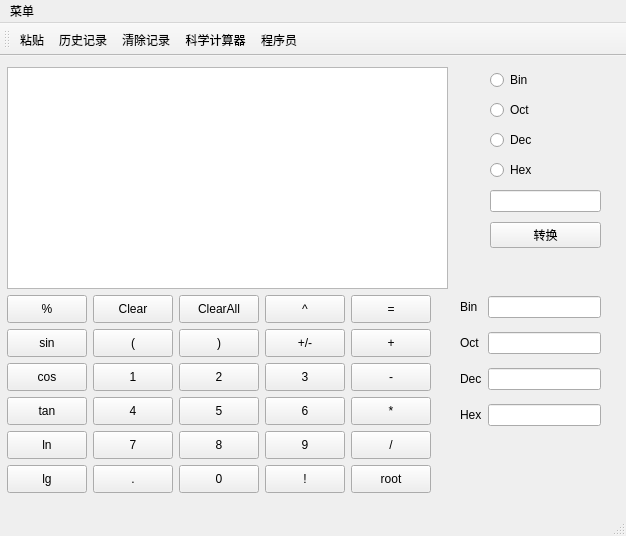
<?xml version="1.0" encoding="UTF-8"?>
<ui version="4.0">
 <class>MainWindow</class>
 <widget class="QMainWindow" name="MainWindow">
  <property name="geometry">
   <rect>
    <x>0</x>
    <y>0</y>
    <width>626</width>
    <height>536</height>
   </rect>
  </property>
  <property name="windowTitle">
   <string>MainWindow</string>
  </property>
  <widget class="QWidget" name="centralwidget">
   <widget class="QPushButton" name="digitBtn8">
    <property name="geometry">
     <rect>
      <x>179</x>
      <y>375</y>
      <width>80</width>
      <height>28</height>
     </rect>
    </property>
    <property name="text">
     <string>8</string>
    </property>
   </widget>
   <widget class="QPushButton" name="pointBtn">
    <property name="geometry">
     <rect>
      <x>93</x>
      <y>409</y>
      <width>80</width>
      <height>28</height>
     </rect>
    </property>
    <property name="text">
     <string>.</string>
    </property>
   </widget>
   <widget class="QPushButton" name="tanBtn">
    <property name="geometry">
     <rect>
      <x>7</x>
      <y>341</y>
      <width>80</width>
      <height>28</height>
     </rect>
    </property>
    <property name="text">
     <string>tan</string>
    </property>
   </widget>
   <widget class="QPushButton" name="subtractionBtn">
    <property name="geometry">
     <rect>
      <x>351</x>
      <y>307</y>
      <width>80</width>
      <height>28</height>
     </rect>
    </property>
    <property name="text">
     <string>-</string>
    </property>
   </widget>
   <widget class="QPushButton" name="digitBtn5">
    <property name="geometry">
     <rect>
      <x>179</x>
      <y>341</y>
      <width>80</width>
      <height>28</height>
     </rect>
    </property>
    <property name="text">
     <string>5</string>
    </property>
   </widget>
   <widget class="QPushButton" name="lnBtn">
    <property name="geometry">
     <rect>
      <x>7</x>
      <y>375</y>
      <width>80</width>
      <height>28</height>
     </rect>
    </property>
    <property name="text">
     <string>ln</string>
    </property>
   </widget>
   <widget class="QTextEdit" name="textEdit">
    <property name="geometry">
     <rect>
      <x>7</x>
      <y>11</y>
      <width>441</width>
      <height>222</height>
     </rect>
    </property>
    <property name="minimumSize">
     <size>
      <width>200</width>
      <height>0</height>
     </size>
    </property>
    <property name="font">
     <font>
      <pointsize>11</pointsize>
     </font>
    </property>
   </widget>
   <widget class="QPushButton" name="divisionBtn">
    <property name="geometry">
     <rect>
      <x>351</x>
      <y>375</y>
      <width>80</width>
      <height>28</height>
     </rect>
    </property>
    <property name="text">
     <string>/</string>
    </property>
   </widget>
   <widget class="QPushButton" name="addBtn">
    <property name="geometry">
     <rect>
      <x>351</x>
      <y>273</y>
      <width>80</width>
      <height>28</height>
     </rect>
    </property>
    <property name="text">
     <string>+</string>
    </property>
   </widget>
   <widget class="QPushButton" name="rightBracketBtn">
    <property name="geometry">
     <rect>
      <x>179</x>
      <y>273</y>
      <width>80</width>
      <height>28</height>
     </rect>
    </property>
    <property name="text">
     <string>)</string>
    </property>
   </widget>
   <widget class="QPushButton" name="digitBtn0">
    <property name="geometry">
     <rect>
      <x>179</x>
      <y>409</y>
      <width>80</width>
      <height>28</height>
     </rect>
    </property>
    <property name="text">
     <string>0</string>
    </property>
   </widget>
   <widget class="QPushButton" name="multiplicationBtn">
    <property name="geometry">
     <rect>
      <x>351</x>
      <y>341</y>
      <width>80</width>
      <height>28</height>
     </rect>
    </property>
    <property name="text">
     <string>*</string>
    </property>
   </widget>
   <widget class="QPushButton" name="lgBtn">
    <property name="geometry">
     <rect>
      <x>7</x>
      <y>409</y>
      <width>80</width>
      <height>28</height>
     </rect>
    </property>
    <property name="text">
     <string>lg</string>
    </property>
   </widget>
   <widget class="QPushButton" name="equalBtn">
    <property name="geometry">
     <rect>
      <x>351</x>
      <y>239</y>
      <width>80</width>
      <height>28</height>
     </rect>
    </property>
    <property name="text">
     <string>=</string>
    </property>
   </widget>
   <widget class="QPushButton" name="digitBtn3">
    <property name="geometry">
     <rect>
      <x>265</x>
      <y>307</y>
      <width>80</width>
      <height>28</height>
     </rect>
    </property>
    <property name="text">
     <string>3</string>
    </property>
   </widget>
   <widget class="QPushButton" name="digitBtn4">
    <property name="geometry">
     <rect>
      <x>93</x>
      <y>341</y>
      <width>80</width>
      <height>28</height>
     </rect>
    </property>
    <property name="text">
     <string>4</string>
    </property>
   </widget>
   <widget class="QPushButton" name="percentBtn">
    <property name="geometry">
     <rect>
      <x>7</x>
      <y>239</y>
      <width>80</width>
      <height>28</height>
     </rect>
    </property>
    <property name="text">
     <string>%</string>
    </property>
   </widget>
   <widget class="QPushButton" name="powBtn">
    <property name="geometry">
     <rect>
      <x>265</x>
      <y>239</y>
      <width>80</width>
      <height>28</height>
     </rect>
    </property>
    <property name="text">
     <string>^</string>
    </property>
   </widget>
   <widget class="QPushButton" name="genhaoBtn">
    <property name="geometry">
     <rect>
      <x>351</x>
      <y>409</y>
      <width>80</width>
      <height>28</height>
     </rect>
    </property>
    <property name="text">
     <string>root</string>
    </property>
   </widget>
   <widget class="QPushButton" name="digitBtn6">
    <property name="geometry">
     <rect>
      <x>265</x>
      <y>341</y>
      <width>80</width>
      <height>28</height>
     </rect>
    </property>
    <property name="text">
     <string>6</string>
    </property>
   </widget>
   <widget class="QPushButton" name="leftBracketBtn">
    <property name="geometry">
     <rect>
      <x>93</x>
      <y>273</y>
      <width>80</width>
      <height>28</height>
     </rect>
    </property>
    <property name="text">
     <string>(</string>
    </property>
   </widget>
   <widget class="QPushButton" name="digitBtn7">
    <property name="geometry">
     <rect>
      <x>93</x>
      <y>375</y>
      <width>80</width>
      <height>28</height>
     </rect>
    </property>
    <property name="text">
     <string>7</string>
    </property>
   </widget>
   <widget class="QPushButton" name="levelBtn">
    <property name="geometry">
     <rect>
      <x>265</x>
      <y>409</y>
      <width>80</width>
      <height>28</height>
     </rect>
    </property>
    <property name="text">
     <string>!</string>
    </property>
   </widget>
   <widget class="QPushButton" name="clearBtn">
    <property name="geometry">
     <rect>
      <x>93</x>
      <y>239</y>
      <width>80</width>
      <height>28</height>
     </rect>
    </property>
    <property name="text">
     <string>Clear</string>
    </property>
   </widget>
   <widget class="QPushButton" name="digitBtn9">
    <property name="geometry">
     <rect>
      <x>265</x>
      <y>375</y>
      <width>80</width>
      <height>28</height>
     </rect>
    </property>
    <property name="text">
     <string>9</string>
    </property>
   </widget>
   <widget class="QPushButton" name="digitBtn2">
    <property name="geometry">
     <rect>
      <x>179</x>
      <y>307</y>
      <width>80</width>
      <height>28</height>
     </rect>
    </property>
    <property name="text">
     <string>2</string>
    </property>
   </widget>
   <widget class="QPushButton" name="signBtn">
    <property name="geometry">
     <rect>
      <x>265</x>
      <y>273</y>
      <width>80</width>
      <height>28</height>
     </rect>
    </property>
    <property name="text">
     <string>+/-</string>
    </property>
   </widget>
   <widget class="QPushButton" name="digitBtn1">
    <property name="geometry">
     <rect>
      <x>93</x>
      <y>307</y>
      <width>80</width>
      <height>28</height>
     </rect>
    </property>
    <property name="text">
     <string>1</string>
    </property>
   </widget>
   <widget class="QPushButton" name="sinBtn">
    <property name="geometry">
     <rect>
      <x>7</x>
      <y>273</y>
      <width>80</width>
      <height>28</height>
     </rect>
    </property>
    <property name="text">
     <string>sin</string>
    </property>
   </widget>
   <widget class="QPushButton" name="cosBtn">
    <property name="geometry">
     <rect>
      <x>7</x>
      <y>307</y>
      <width>80</width>
      <height>28</height>
     </rect>
    </property>
    <property name="text">
     <string>cos</string>
    </property>
   </widget>
   <widget class="QPushButton" name="clearAllBtn">
    <property name="geometry">
     <rect>
      <x>179</x>
      <y>239</y>
      <width>80</width>
      <height>28</height>
     </rect>
    </property>
    <property name="text">
     <string>ClearAll</string>
    </property>
   </widget>
   <widget class="QWidget" name="">
    <property name="geometry">
     <rect>
      <x>460</x>
      <y>240</y>
      <width>141</width>
      <height>181</height>
     </rect>
    </property>
    <layout class="QFormLayout" name="formLayout">
     <property name="verticalSpacing">
      <number>14</number>
     </property>
     <item row="0" column="0">
      <widget class="QLabel" name="label">
       <property name="text">
        <string>Bin</string>
       </property>
      </widget>
     </item>
     <item row="0" column="1">
      <widget class="QLineEdit" name="le_2">
       <property name="text">
        <string/>
       </property>
      </widget>
     </item>
     <item row="1" column="0">
      <widget class="QLabel" name="label_2">
       <property name="text">
        <string>Oct</string>
       </property>
      </widget>
     </item>
     <item row="1" column="1">
      <widget class="QLineEdit" name="le_8">
       <property name="text">
        <string/>
       </property>
      </widget>
     </item>
     <item row="2" column="0">
      <widget class="QLabel" name="label_3">
       <property name="text">
        <string>Dec</string>
       </property>
      </widget>
     </item>
     <item row="2" column="1">
      <widget class="QLineEdit" name="le_10">
       <property name="text">
        <string/>
       </property>
      </widget>
     </item>
     <item row="3" column="0">
      <widget class="QLabel" name="label_4">
       <property name="text">
        <string>Hex</string>
       </property>
      </widget>
     </item>
     <item row="3" column="1">
      <widget class="QLineEdit" name="le_16">
       <property name="text">
        <string/>
       </property>
      </widget>
     </item>
    </layout>
   </widget>
   <widget class="QWidget" name="">
    <property name="geometry">
     <rect>
      <x>490</x>
      <y>10</y>
      <width>111</width>
      <height>192</height>
     </rect>
    </property>
    <layout class="QVBoxLayout" name="verticalLayout">
     <item>
      <widget class="QRadioButton" name="radio_2">
       <property name="text">
        <string>Bin</string>
       </property>
       <property name="checkable">
        <bool>true</bool>
       </property>
       <property name="checked">
        <bool>false</bool>
       </property>
      </widget>
     </item>
     <item>
      <widget class="QRadioButton" name="radio_8">
       <property name="text">
        <string>Oct</string>
       </property>
      </widget>
     </item>
     <item>
      <widget class="QRadioButton" name="radio_10">
       <property name="text">
        <string>Dec</string>
       </property>
      </widget>
     </item>
     <item>
      <widget class="QRadioButton" name="radio_16">
       <property name="text">
        <string>Hex</string>
       </property>
      </widget>
     </item>
     <item>
      <widget class="QLineEdit" name="le_cin"/>
     </item>
     <item>
      <widget class="QPushButton" name="btn_transition">
       <property name="text">
        <string>转换</string>
       </property>
      </widget>
     </item>
    </layout>
   </widget>
  </widget>
  <widget class="QMenuBar" name="menubar">
   <property name="geometry">
    <rect>
     <x>0</x>
     <y>0</y>
     <width>626</width>
     <height>24</height>
    </rect>
   </property>
   <widget class="QMenu" name="menu">
    <property name="title">
     <string>菜单</string>
    </property>
    <addaction name="action"/>
    <addaction name="action_2"/>
    <addaction name="action_3"/>
    <addaction name="action_4"/>
    <addaction name="action_5"/>
    <addaction name="separator"/>
   </widget>
   <addaction name="menu"/>
  </widget>
  <widget class="QStatusBar" name="statusbar"/>
  <widget class="QToolBar" name="toolBar">
   <property name="windowTitle">
    <string>toolBar</string>
   </property>
   <attribute name="toolBarArea">
    <enum>TopToolBarArea</enum>
   </attribute>
   <attribute name="toolBarBreak">
    <bool>false</bool>
   </attribute>
   <addaction name="action"/>
   <addaction name="action_2"/>
   <addaction name="action_3"/>
   <addaction name="action_4"/>
   <addaction name="action_5"/>
  </widget>
  <action name="action">
   <property name="text">
    <string>粘贴</string>
   </property>
  </action>
  <action name="action_2">
   <property name="text">
    <string>历史记录</string>
   </property>
  </action>
  <action name="action_3">
   <property name="text">
    <string>清除记录</string>
   </property>
  </action>
  <action name="action_4">
   <property name="checkable">
    <bool>true</bool>
   </property>
   <property name="text">
    <string>科学计算器</string>
   </property>
  </action>
  <action name="action_5">
   <property name="checkable">
    <bool>true</bool>
   </property>
   <property name="text">
    <string>程序员</string>
   </property>
  </action>
 </widget>
 <resources/>
 <connections/>
</ui>
